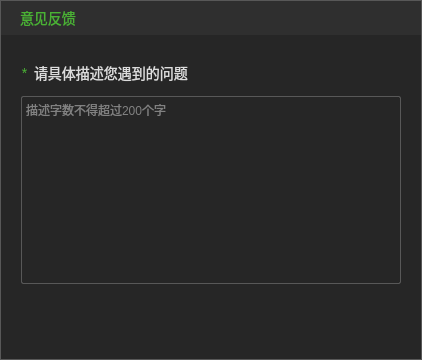
<?xml version="1.0" encoding="UTF-8"?>
<ui version="4.0">
 <class>FeedbackDlg</class>
 <widget class="QDialog" name="FeedbackDlg">
  <property name="geometry">
   <rect>
    <x>0</x>
    <y>0</y>
    <width>422</width>
    <height>360</height>
   </rect>
  </property>
  <property name="windowTitle">
   <string>FeedbackDlg</string>
  </property>
  <property name="styleSheet">
   <string notr="true">#wgt_main{
background:#262626;
border:1px solid #585858;
}
QLabel,QPushButton,QTextEdit{
font-family:&quot;微软雅黑&quot;;
font-size:12px;
color:#999999;
background:transparent;
}</string>
  </property>
  <layout class="QGridLayout" name="gridLayout">
   <property name="leftMargin">
    <number>0</number>
   </property>
   <property name="topMargin">
    <number>0</number>
   </property>
   <property name="rightMargin">
    <number>0</number>
   </property>
   <property name="bottomMargin">
    <number>0</number>
   </property>
   <property name="spacing">
    <number>0</number>
   </property>
   <item row="0" column="0">
    <widget class="QWidget" name="wgt_main" native="true">
     <property name="styleSheet">
      <string notr="true">#wgt_title{
background:#2F2F2F;
}
#button_commit{
background-image: url(:/TQLive/images/btn_confirm.png);
background-repeat:no-repeat;
border:none;
}
#button_commit:hover{
background-image: url(:/TQLive/images/btn_confirm_hover.png);
}
#button_commit:pressed{
margin:1px;
padding:1px;
}
#label{
font-size:14px;
color:#4AB134;
}
#label_tips{
font-size:14px;
color:#DCDCDC;
}
#textEdit_feedback{
border:1px solid #585858;
border-radius:2px;
color:#DCDCDC;
}</string>
     </property>
     <layout class="QVBoxLayout" name="verticalLayout_2">
      <property name="spacing">
       <number>0</number>
      </property>
      <property name="leftMargin">
       <number>1</number>
      </property>
      <property name="topMargin">
       <number>1</number>
      </property>
      <property name="rightMargin">
       <number>1</number>
      </property>
      <property name="bottomMargin">
       <number>1</number>
      </property>
      <item>
       <widget class="QWidget" name="wgt_title" native="true">
        <property name="minimumSize">
         <size>
          <width>0</width>
          <height>34</height>
         </size>
        </property>
        <property name="maximumSize">
         <size>
          <width>16777215</width>
          <height>34</height>
         </size>
        </property>
        <property name="styleSheet">
         <string notr="true">#label_title{
font-size:14px;
color:#4AB134;
}
#button_close{
background-image: url(:/TQLive/images/pb_close_pressed.png);
background-repeat:no-repeat;
border:none;
}
#button_close:hover{
background-image: url(:/TQLive/images/pb_close_normal.png);
}
#button_close:pressed{
margin:1px;
padding:1px;
}</string>
        </property>
        <layout class="QHBoxLayout" name="horizontalLayout">
         <property name="spacing">
          <number>0</number>
         </property>
         <property name="leftMargin">
          <number>19</number>
         </property>
         <property name="topMargin">
          <number>0</number>
         </property>
         <property name="rightMargin">
          <number>9</number>
         </property>
         <property name="bottomMargin">
          <number>0</number>
         </property>
         <item>
          <widget class="QLabel" name="label_title">
           <property name="text">
            <string>意见反馈</string>
           </property>
          </widget>
         </item>
         <item>
          <widget class="QPushButton" name="button_close">
           <property name="minimumSize">
            <size>
             <width>12</width>
             <height>13</height>
            </size>
           </property>
           <property name="maximumSize">
            <size>
             <width>12</width>
             <height>13</height>
            </size>
           </property>
           <property name="text">
            <string/>
           </property>
          </widget>
         </item>
        </layout>
       </widget>
      </item>
      <item>
       <layout class="QVBoxLayout" name="verticalLayout">
        <property name="spacing">
         <number>12</number>
        </property>
        <property name="leftMargin">
         <number>20</number>
        </property>
        <property name="topMargin">
         <number>10</number>
        </property>
        <property name="rightMargin">
         <number>20</number>
        </property>
        <property name="bottomMargin">
         <number>20</number>
        </property>
        <item>
         <spacer name="verticalSpacer">
          <property name="orientation">
           <enum>Qt::Vertical</enum>
          </property>
          <property name="sizeHint" stdset="0">
           <size>
            <width>20</width>
            <height>22</height>
           </size>
          </property>
         </spacer>
        </item>
        <item>
         <layout class="QHBoxLayout" name="horizontalLayout_2">
          <property name="spacing">
           <number>6</number>
          </property>
          <item>
           <widget class="QLabel" name="label">
            <property name="sizePolicy">
             <sizepolicy hsizetype="Fixed" vsizetype="Fixed">
              <horstretch>0</horstretch>
              <verstretch>0</verstretch>
             </sizepolicy>
            </property>
            <property name="text">
             <string>*</string>
            </property>
            <property name="scaledContents">
             <bool>false</bool>
            </property>
            <property name="alignment">
             <set>Qt::AlignCenter</set>
            </property>
            <property name="wordWrap">
             <bool>false</bool>
            </property>
           </widget>
          </item>
          <item>
           <widget class="QLabel" name="label_tips">
            <property name="text">
             <string>请具体描述您遇到的问题</string>
            </property>
           </widget>
          </item>
         </layout>
        </item>
        <item>
         <widget class="QTextEdit" name="textEdit_feedback">
          <property name="placeholderText">
           <string>描述字数不得超过200个字</string>
          </property>
         </widget>
        </item>
        <item>
         <spacer name="verticalSpacer_2">
          <property name="orientation">
           <enum>Qt::Vertical</enum>
          </property>
          <property name="sizeHint" stdset="0">
           <size>
            <width>20</width>
            <height>22</height>
           </size>
          </property>
         </spacer>
        </item>
        <item>
         <layout class="QHBoxLayout" name="horizontalLayout_3">
          <item>
           <spacer name="horizontalSpacer">
            <property name="orientation">
             <enum>Qt::Horizontal</enum>
            </property>
            <property name="sizeHint" stdset="0">
             <size>
              <width>40</width>
              <height>20</height>
             </size>
            </property>
           </spacer>
          </item>
          <item>
           <widget class="QPushButton" name="button_commit">
            <property name="minimumSize">
             <size>
              <width>82</width>
              <height>26</height>
             </size>
            </property>
            <property name="maximumSize">
             <size>
              <width>82</width>
              <height>26</height>
             </size>
            </property>
            <property name="text">
             <string/>
            </property>
           </widget>
          </item>
          <item>
           <spacer name="horizontalSpacer_2">
            <property name="orientation">
             <enum>Qt::Horizontal</enum>
            </property>
            <property name="sizeHint" stdset="0">
             <size>
              <width>40</width>
              <height>20</height>
             </size>
            </property>
           </spacer>
          </item>
         </layout>
        </item>
       </layout>
      </item>
     </layout>
    </widget>
   </item>
  </layout>
 </widget>
 <layoutdefault spacing="6" margin="11"/>
 <resources>
  <include location="TQLive.qrc"/>
 </resources>
 <connections/>
</ui>
